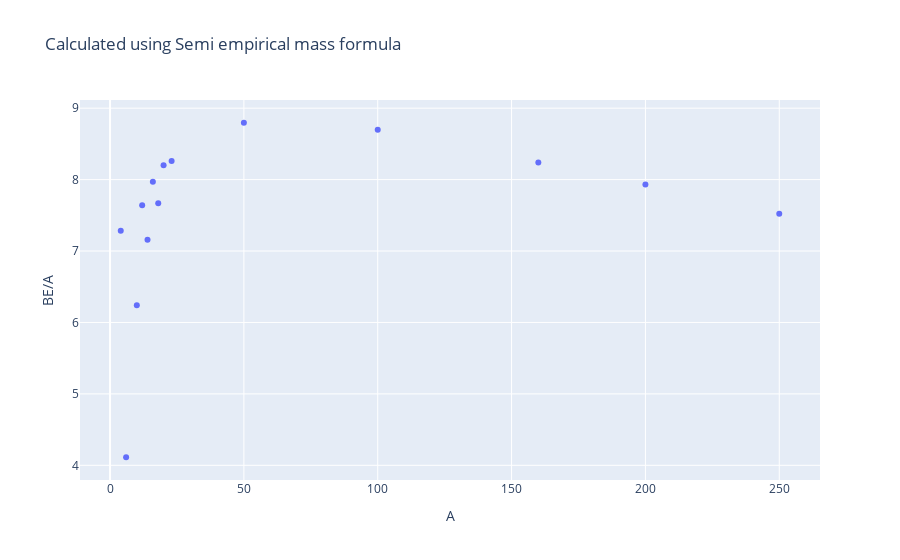

The cell this chart's notebook holds for it:
### Markdown cell above
User given data

### Code cell
Z_X_A = [[2,4], [3,6], [5,10], [6,12], [7,14], [8,16], [9,18], [10,20], [11,23], [24,50],
        [44,100], [64,160], [80,200], [100, 250]]    # INPUT

Zs = np.array(Z_X_A).T[0]
As = np.array(Z_X_A).T[1]

BEvs = np.array([binding_energy_volume(Ai) for Ai in As])
BEss = np.array([binding_energy_surface(Ai) for Ai in As])
BEcs = np.array([binding_energy_coulomb(Zi, Ai) for Zi, Ai in Z_X_A])
BEsys = np.array([binding_energy_asym(Zi, Ai) for Zi, Ai in Z_X_A])
BEps = np.array([binding_energy_pairing(Zi, Ai) for Zi, Ai in Z_X_A])
BEs = np.array([binding_energy(Zi, Ai) for Zi, Ai in Z_X_A])
BEs_per_A = np.array([binding_energy(Zi, Ai)/Ai for Zi, Ai in Z_X_A])

df1 = pd.DataFrame({'Z':Zs, 'A':As, 'BE_V':BEvs,'BE_S':BEss,'BE_C':BEcs,'BE_Sym':BEsys,'BE_P':BEps,
                    'BE':BEs, 'BE/A':BEs_per_A})
display(df1)
fig = px.scatter(df1, x='A', y='BE/A', hover_data='Z', title='Calculated using Semi empirical mass formula')
# fig = px.line(df1, x='A', y='BE/A', hover_data='Z', title='Calculated using Semi empirical mass formula')
fig.show()

so.scatterplot(x='A', y='BE/A', data=df1)
plt.show()

### Figure 1 — Plotly figure (JSON) as saved in the notebook; plotly's stock layout.template omitted (floating-point values rounded to 4 significant figures)
{"data": [{"customdata": [[2], [3], [5], [6], [7], [8], [9], [10], [11], [24], [44], [64], [80], [100]], "hovertemplate": "A=%{x}<br>BE/A=%{y}<br>Z=%{customdata[0]}<extra></extra>", "legendgroup": "", "marker": {"color": "#636efa", "symbol": "circle"}, "mode": "markers", "name": "", "orientation": "v", "showlegend": false, "type": "scatter", "x": [4, 6, 10, 12, 14, 16, 18, 20, 23, 50, 100, 160, 200, 250], "xaxis": "x", "y": [7.284, 4.113, 6.24, 7.641, 7.157, 7.97, 7.669, 8.2, 8.26, 8.796, 8.698, 8.24, 7.932, 7.523], "yaxis": "y"}], "layout": {"legend": {"tracegroupgap": 0}, "title": {"text": "Calculated using Semi empirical mass formula"}, "xaxis": {"anchor": "y", "domain": [0, 1], "title": {"text": "A"}}, "yaxis": {"anchor": "x", "domain": [0, 1], "title": {"text": "BE/A"}}}}
